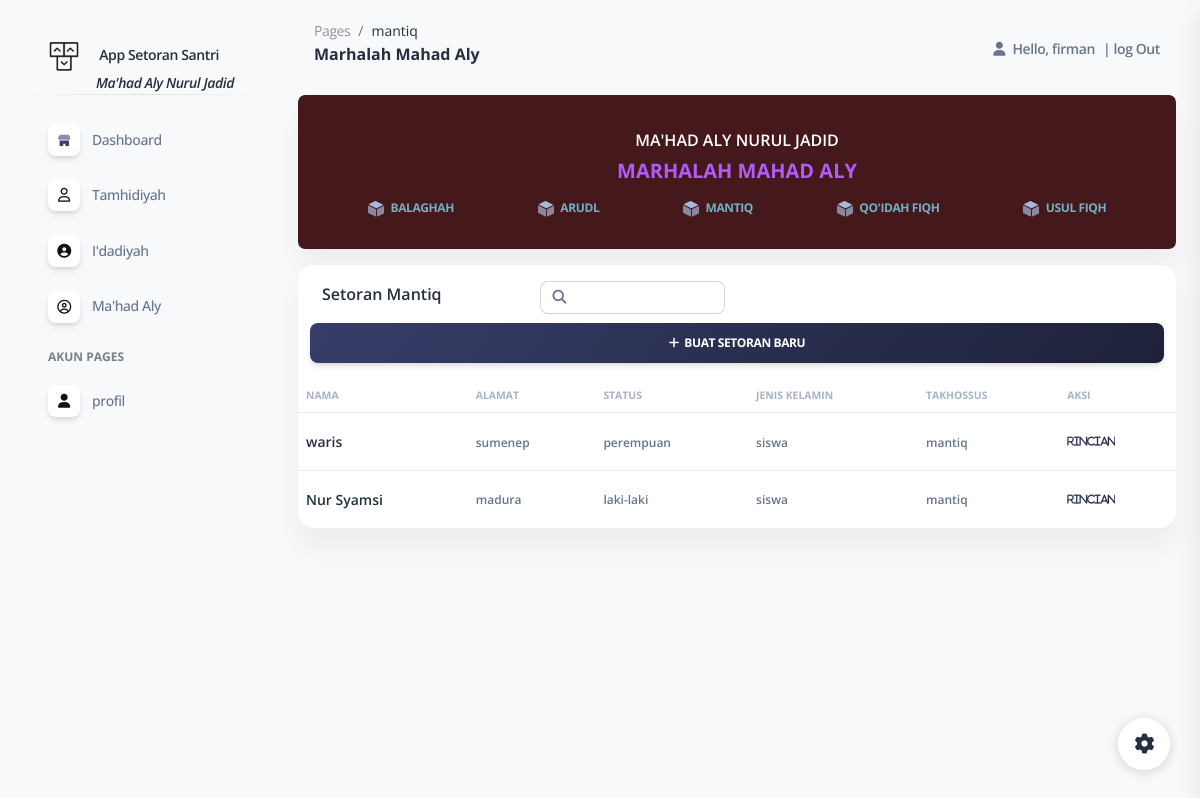
Screenshot of /mantiq (signed in) with the database file from the repository.
### appstor/models.py (models this page shows, shortened)
class Santri(models.Model):
    jenis={
        ('laki-laki','laki-laki'),
        ('perempuan','perempuan')
     }
    statusp={
        ('siswa','siswa'),
        ('mahasiswa','mahasiswa'),
        ('salaf','salaf')
     }
    marhalah={
        ('Tamhidiyah','Tamhidiyah'),
        ('Idadiyah','Idadiyah'),
        ('Mahad Aly','Mahad Aly'),
     }
    jns={
        ('nubzah','nubzah'),
        ('fathul qorib','fathul qorib'),
        ('fathul muin','fathul muin'),
        ('faroid','faroid'),
        ('arudl','arudl'),
        ('mantiq','mantiq'),
        ('balaghoh','balaghoh'),
        ('qowaid fiqh','qowaid fiqh'),
        ('usul fiqh','usul fiqh'),
     }
    nama = models.CharField(max_length=200, blank=False, null=True)
    alamat = models.CharField( max_length=200, blank=True, null=True)
    status = models.CharField(choices=statusp, max_length=200, blank=True, null=True)
    jk = models.CharField(choices=jenis, max_length=20, blank=True, null=True)
    marhalah= models.CharField(choices=marhalah, max_length=30, blank=True, null=True)
    takhossus = models.CharField(choices=jns, max_length=30, blank=True, null=True)

### appstor/views.py (the view)
@login_required(login_url='login')
def mantiq(request):
    list_mtq = Santri.objects.all()
    filtermtq = list_mtq.filter(takhossus ='mantiq')
    filter_santri = SantriFilter(request.GET, queryset=filtermtq)
    filtermtq =filter_santri.qs
    context = {
        'judul' : 'Marhalah Mahad Aly',
        'menu': 'mantiq',
        'page': 'mantiq',
        'mantiq' : filtermtq,
        'filter_data_santri': filter_santri,
    }
    return render(request, 'data/mantiq.html', context)

### appstor/templates/data/mantiq.html (shortened to what this page needs)
{% extends "data/main.html" %}
{% block content %}
{% load static %}
{% load widget_tweaks %}
<div class="container-fluid">
  <div class="col-lg-0 mb-lg-0 mb-2">
    <div class="card">
      <div  style="background-color:rgba(63, 17, 20, 0.968); "  class="card-body p-20 badge mt-0 w-100 me-4">
        <div class="row">
          <div class="col-lg-0">
            <div class=" flex-column h-50">
              <p class="mb-1 pt-2 text-bold">ma'had aly nurul jadid</p>
              <h5 class="font-weight-bolder " style="color:rgb(178, 91, 250);">{{ judul}}</h5>
              <div class="row gx-4">
                <div class="col-lg-0 col-md-0 my-sm-auto align-items-center me-sm-0 mx-auto mt-0">
                  <div class="nav-wrapper background-position-y  end-0">
                    <ul class="nav nav-pills nav-fill p-1 bg-transparent">
                      <li class="nav-item">
                        <a class="nav-link mb-0 px-0 py-1 " data-bs-toggle="url" href="{% url 'balagoh' %}"
                          aria-controls="overview" aria-selected="true">
                          <span class="ms-1" style="color:#70b1c3;">Balaghah</span>
                        </a>
                      </li>
                      <li class="nav-item">
                        <a class="nav-link mb-0 px-0 py-1 " data-bs-toggle="url" href="{% url 'arudl' %}"
                          aria-controls="dashboard" aria-selected="false">
                          <span class="ms-1" style="color:#70b1c3;">arudl</span>
                        </a>
                      </li>
                      <li class="nav-item">
                        <a class="nav-link mb-0 px-0 py-1 " data-bs-toggle="url" href="{% url 'mantiq' %}"
                          aria-controls="dashboard" aria-selected="false">
                          <span class="ms-1" style="color:#70b1c3;">Mantiq</span>
                        </a>
                      </li>
                      <li class="nav-item">
                        <a class="nav-link mb-0 px-0 py-1 " data-bs-toggle="url" href="{% url 'qowaid' %}"
                          aria-controls="dashboard" aria-selected="false">
                          <span class="ms-1" style="color:#70b1c3;">Qo'idah Fiqh</span>
                        </a>
                      </li>
                      <li class="nav-item">
                        <a class="nav-link mb-0 px-0 py-1 " data-bs-toggle="url" href="{% url 'usul' %}"
                          aria-controls="dashboard" aria-selected="false">
                          <span class="ms-1" style="color:#70b1c3;">Usul Fiqh</span>
                        </a>
                      </li>
                    </ul>
                  </div>
                </div>
              </div>
            </div>
          </div>
        </div>
      </div>
    </div>
  </div>
<div class="row mt-3">
  <div class="col-12">
    <div class="card mb-4">
      <div class="ms-4 mt-3  pe-md-3 d-flex align-items-center">
        <div class="me-md-2 w-25">
          <h6>Setoran Mantiq</h6>
        </div>
        <form method="get">
          <div class="row  text-sm  w-600 ">
                   <div class="col input-group " style="width: 100;" aria-placeholder="cari nama">
                  <span class="input-group-text text-body"><i class="fas fa-search" aria-hidden="true"
                          aria-placeholder="nama"></i></span>
                  {{ filter_data_santri.form.nama | add_class:"form-control form-control-sm"}}
              </div>
          </div>
      </form>
      </div>
      <div class="position-relative width-20px bg-cover top-0 width-20 ms-4 mb-3 mt-2 me-4 mx-0 ">
        <div class="row">
            <a class="btn bg-gradient-dark mb-0" href="{% url 'setorbaru' %}"><i
                    class="fas fa-plus"></i>&nbsp;&nbsp;buat setoran baru</a>
        </div>
    </div>
    <div class="card-body px-0 pt-0 pb-0">
        <div class="table-responsive p-0">
            <table class="table align-items-center justify-content-center mb-0">
                <thead>
                    <tr>
                        <td
                            class="text-uppercase text-secondary text-xxs font-weight-bolder opacity-7 ms-2 ps-2">
                              Nama</td>
                        <td
                            class="text-uppercase text-secondary text-xxs font-weight-bolder opacity-7 ps-2">
                            alamat</td>
                        <td
                            class="text-uppercase text-secondary text-xxs font-weight-bolder  opacity-7 me-sm-1 ps-2">
                            status</td>
                        <td
                            class="text-uppercase text-secondary text-xxs font-weight-bolder  opacity-7 me-sm-1 ps-2">
                            Jenis kelamin</td>
                        <td
                            class="text-uppercase text-secondary text-xxs font-weight-bolder  opacity-7 me-sm-1 ps-2">
                            takhossus</td>
                        <td
                            class="text-uppercase text-secondary text-xxs font-weight-bolder  opacity-7 ps-2">
                            aksi</td>
                    </tr>
                </thead>
                <tbody>
                  {% for datanubzah in mantiq %}
                  <tr>
                      <td>
                          <div class="d-flex px-0">
                              <div class="my-auto">
                                  <h6 class="mb-0 text-sm"> {{ datanubzah.nama }}</h6>
                              </div>
                          </div>
                      </td>
                      <td>
                          <span class="text-xs font-weight-bold"> {{ datanubzah.alamat }}</span>
                      </td>
                      <td>
                          <span class="text-xs font-weight-bold"> {{ datanubzah.jk }}</span>
                      </td>
                      <td>
                          <span class="text-xs font-weight-bold"> {{ datanubzah.status }}</span>
                      </td>
                      <td> <span class="text-xs font-weight-bold"> {{ datanubzah.takhossus}}</span>
                      </td>
                      <td class="align-items-center">
                          <div class="ms-sm-0">
                              <a class="btn btn-link text-dark text-gradient px-0 mb-0"
                                  href="{% url 'strmantiq' datanubzah.id %}"><i class="fa fa-view text-xxs me-0"
                                      aria-hidden="true">rincian</i></a>
                          </div>
                      </td>
                  </tr>
                  </tr>{% endfor %}
              </tbody>
          </table>
        </div>
      </div>
    </div>
  </div>
</div>
{% endblock content %}

### appstor/templates/data/navbar.html (shortened to what this page needs)
{% load static %}
<!DOCTYPE html>
<html lang="en">
    <nav class="navbar navbar-main navbar-expand-lg px-0 mx-4 shadow-none border-radius-xl" id="navbarBlur" navbar-scroll="true">
        <div class="container-fluid py-1 px-3">
          <nav aria-label="breadcrumb">
            <ol class="breadcrumb bg-transparent mb-0 pb-0 pt-1 px-0 me-sm-6 me-5">
              <li class="breadcrumb-item text-sm"><a class="opacity-5 text-dark" href="javascript:;">Pages</a></li>
              <li class="breadcrumb-item text-sm text-dark active" aria-current="page">{{ page}}</li>
            </ol>
            <h6 class="font-weight-bolder mb-lg-3">{{ judul }}</h6>
          </nav>
          <div class="collapse navbar-collapse mt-sm-0 mt-2 me-md-0 me-sm-4" id="navbar">
            <ul class="navbar-nav  justify-content-end">
                <li class="nav-item d-flex align-items-center">
                    <a href="javascript:;" class="nav-link text-body font-weight-bold px-0">
                        <i class="fa fa-user me-sm-1"></i>
                        <span class="me-2 d-sm-inline d-none">Hello, {{ request.user }}</span>
                    </a>
                </li>
                {% if user.is_authenticated %}
                <li class="nav-item  d-flex align-items-center">
                    <a href="{% url 'logout' %}" class="nav-link text-body font-weight-bold px-0">
                    |
                        <span class="d-sm-inline M17 d-none">log Out</span>
                    </a>
                </li>
                {% endif %}
            </ul>
        </div>
    </div>
</nav>
</html>

### rows the page displays
Santri: nama "waris", alamat "sumenep", jk "perempuan", status "siswa", takhossus "mantiq"
Santri: nama "Nur Syamsi", alamat "madura", jk "laki-laki", status "siswa", takhossus "mantiq"

### other values shown
{{ page }} "mantiq"
{{ judul }} "Marhalah Mahad Aly"
{{ request.user }} "firman"
{{ judul }} "MARHALAH MAHAD ALY"
